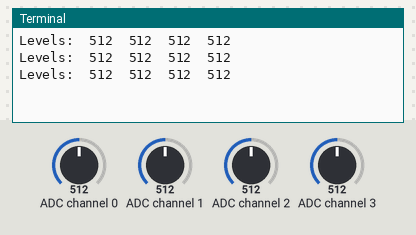
Simulated run of this program. Board: Raspberry Pi (BCM pin numbers). Parts: the last lines printed to the terminal. Inputs (shaded band) come from the test bench; at power-on: ADC channel 0 = 512, ADC channel 1 = 512, ADC channel 2 = 512, ADC channel 3 = 512 (analog values on the 0–1023 scale).

Above: at 1.2 s.
1.3 s: ADC channel 0 set to 30
At 1.9 s:
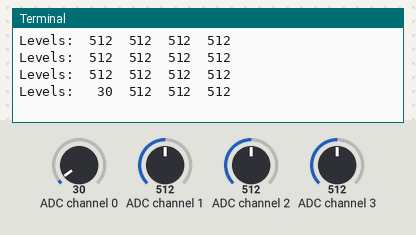
3.0 s: ADC channel 1 set to 30
At 3.4 s:
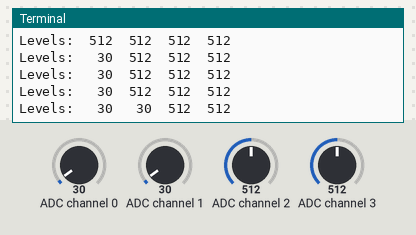
4.5 s: ADC channel 2 set to 30
At 4.9 s:
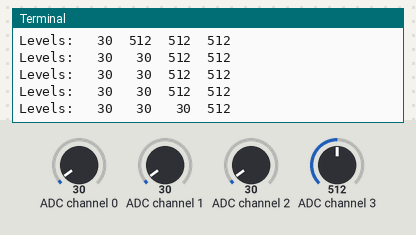
6.0 s: ADC channel 3 set to 30
At 6.4 s:
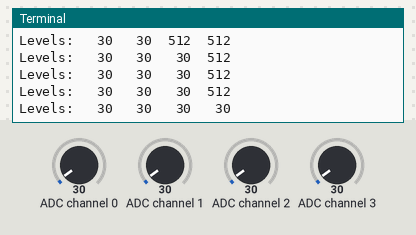
7.5 s: ADC channel 0 set to 306
At 7.9 s:
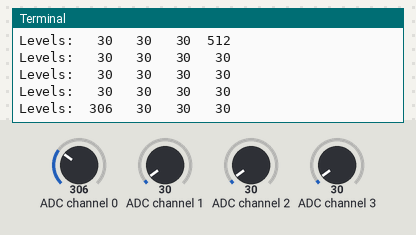
9.0 s: ADC channel 1 set to 306
At 9.4 s:
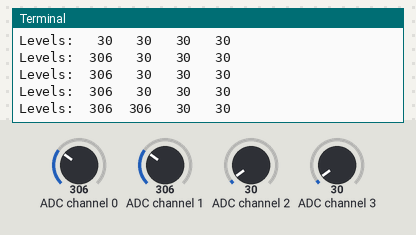

Measured:
- after the input at 1.3 s, the terminal: prints a new line after 0.20 s (image 1)
- after the input at 3.0 s, the terminal: prints a new line at once (image 2)
- after the input at 4.5 s, the terminal: prints a new line at once (image 3)
- after the input at 6.0 s, the terminal: prints a new line at once (image 4)
- after the input at 7.5 s, the terminal: prints a new line at once (image 5)
- after the input at 9.0 s, the terminal: prints a new line at once (image 6)

The program:

m1.py
```python
#!/usr/bin/python
# m1.py
# Essais avec un mcp3008 en python
# From http://www.raspberrypi-spy.co.uk/2013/10/analogue-sensors-on-the-raspberry-pi-using-an-mcp3008/
# 2016-05-15    PV

import spidev
import time
import os

# Open SPI bus
spi = spidev.SpiDev()
spi.open(0,0)

# Function to read SPI data from MCP3008 chip
# Channel must be an integer 0-7
def ReadChannel(channel):
  adc = spi.xfer2([1,(8+channel)<<4,0])
  data = ((adc[1]&3) << 8) + adc[2]
  return data

# Define delay between readings
delay = 0.5

while True:

  # Read sensor data
  level0 = ReadChannel(0)
  level1 = ReadChannel(1)
  level2 = ReadChannel(2)
  level3 = ReadChannel(3)

  # Print out results
  print("Levels: {0:4d} {1:4d} {2:4d} {3:4d}".format(level0, level1, level2, level3))

  # Wait before repeating loop
  time.sleep(delay)
```
